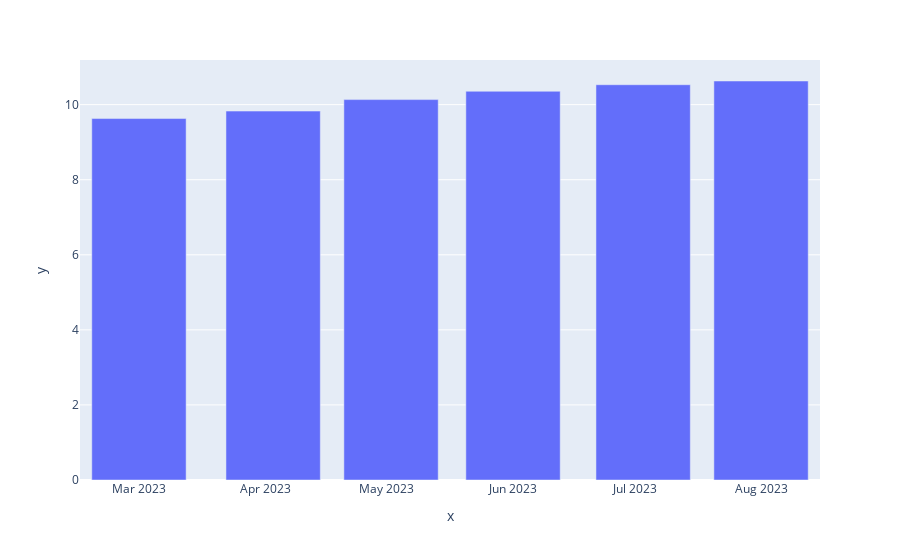

The notebook cell this image was saved under:
### Code cell
dividends_df = history_df[history_df.Dividends != 0]
px.bar(history_df, x=dividends_df.index, y=dividends_df.Close)

### Figure 1 — Plotly figure (JSON) as saved in the notebook; plotly's stock layout.template omitted (floating-point values rounded to 4 significant figures)
{"data": [{"alignmentgroup": "True", "hovertemplate": "x=%{x}<br>y=%{y}<extra></extra>", "legendgroup": "", "marker": {"color": "#636efa", "pattern": {"shape": ""}}, "name": "", "offsetgroup": "", "orientation": "v", "showlegend": false, "textposition": "auto", "type": "bar", "x": ["2023-03-01T00:00:00-03:00", "2023-04-03T00:00:00-03:00", "2023-05-02T00:00:00-03:00", "2023-06-01T00:00:00-03:00", "2023-07-03T00:00:00-03:00", "2023-08-01T00:00:00-03:00"], "xaxis": "x", "y": [9.63, 9.828, 10.13, 10.36, 10.53, 10.63], "yaxis": "y"}], "layout": {"barmode": "relative", "legend": {"tracegroupgap": 0}, "margin": {"t": 60}, "xaxis": {"anchor": "y", "domain": [0, 1], "title": {"text": "x"}}, "yaxis": {"anchor": "x", "domain": [0, 1], "title": {"text": "y"}}}}
